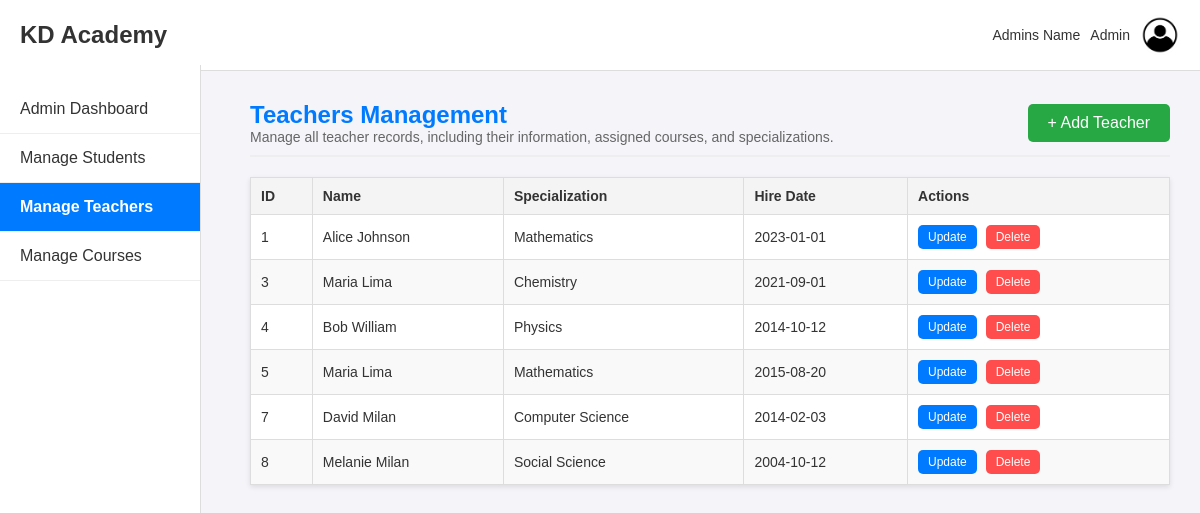
/admin/teachers, run on an earlier commit of the app's database.
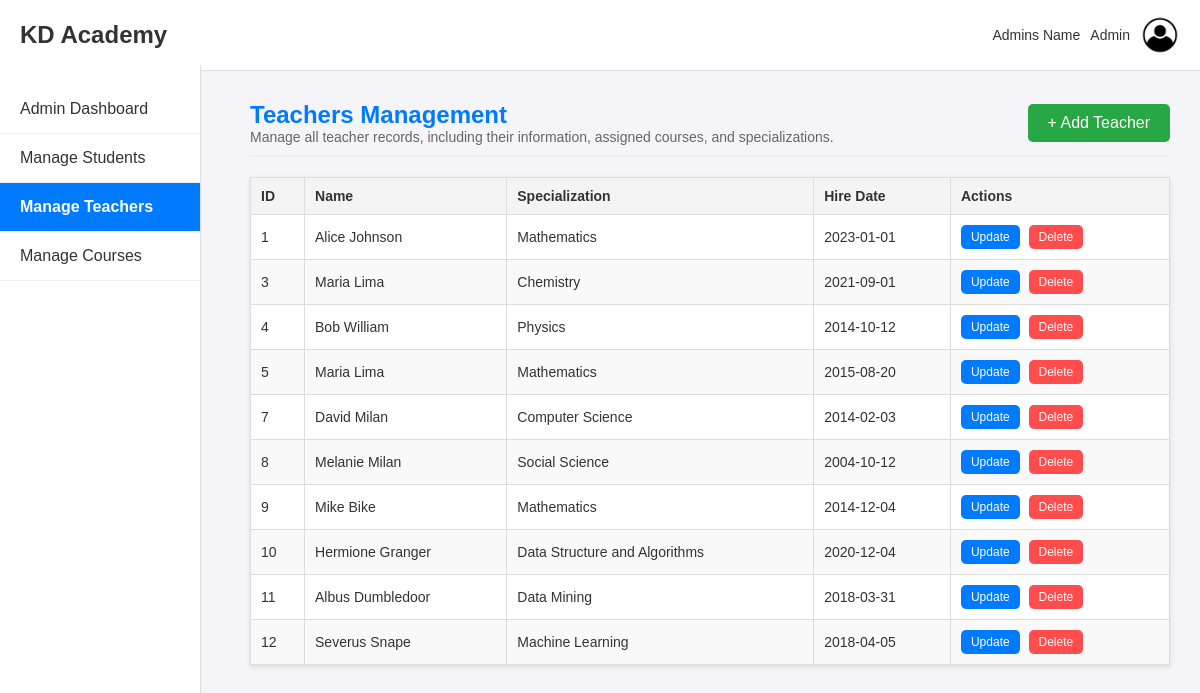
And on a later commit of the database.
### app/models.py (models this page shows, shortened)
class Teacher(db.Model):
    __tablename__ = 'teachers'
    teacher_id = db.Column(db.Integer, primary_key=True)
    user_id = db.Column(db.Integer, db.ForeignKey('users.user_id'), nullable=False)
    specialization = db.Column(db.String(100), nullable=False)
    hire_date = db.Column(db.Date, nullable=False)

class User(db.Model, UserMixin):
    __tablename__ = 'users'
    user_id = db.Column(db.Integer, primary_key=True, autoincrement=True)
    first_name = db.Column(db.String(50), nullable=False)
    last_name = db.Column(db.String(50), nullable=False)
    username = db.Column(db.String(50), unique=True, nullable=False)
    email = db.Column(db.String(100), unique=True, nullable=False)
    password = db.Column(db.String(200), nullable=False)
    role = db.Column(db.String(10), nullable=False)  # student, teacher, admin
    teacher_relationship = db.relationship('Teacher', backref='teacher_user', uselist=False)
    student_relationship = db.relationship('Student', backref='student_user', uselist=False)

### app/routes/admin_routes.py (the view)
@admin_routes.route('/teachers')
def teachers_management():
    teachers = db.session.query(Teacher, User).join(User, Teacher.user_id == User.user_id).all()
    return render_template('admin/teachers_man.html', teachers=teachers)

### app/templates/admin/teachers_man.html (shortened to what this page needs)
<!DOCTYPE html>
<html lang="en">
<head>
    <link rel="stylesheet" href="{{ url_for('static', filename='css/shared.css') }}">
    <link rel="stylesheet" href="{{ url_for('static', filename='css/teacher_man.css') }}">
</head>
<body>
    <header class="top-nav">
        <div class="logo">KD Academy</div>
        <div class="user-info">
            <span>Admins Name</span>
            <span>Admin</span>
            <img src="{{ url_for('static', filename='images/user-icon.png') }}" alt="Admin Icon">
        </div>
    </header>
    <nav class="side-nav">
        <ul>
            <li><a href ="{{url_for('admin_routes.admin_dashboard') }}"> Admin Dashboard </a></li>
            <li><a href="{{ url_for('admin_routes.students_management') }}">Manage Students</a></li>
            <li><a href="{{ url_for('admin_routes.teachers_management')}}" class="active">Manage Teachers</a></li>
            <li><a href="{{ url_for('admin_routes.courses_management') }}">Manage Courses</a></li>
        </ul>
    </nav>
    <div class="main-content">
        <div class="header-section">
            <div class="title-section">
                <h2>Teachers Management</h2>
                <p>Manage all teacher records, including their information, assigned courses, and specializations.</p>
            </div>
            <button class="add-btn" onclick="openAddTeacherModal()">+ Add Teacher</button>
        </div>
        <div class="table-container">
            <table class="teachers-table">
                <thead>
                    <tr>
                        <th>ID</th>
                        <th>Name</th>
                        <th>Specialization</th>
                        <th>Hire Date</th>
                        <th>Actions</th>
                    </tr>
                </thead>
                <tbody>
                    {% for teacher in teachers %}
                    <tr>
                        <td>{{ teacher.Teacher.teacher_id }}</td>
                        <td>{{ teacher.User.first_name }} {{ teacher.User.last_name }}</td>
                        <td>{{ teacher.Teacher.specialization }}</td>
                        <td>{{ teacher.Teacher.hire_date }}</td>
                        <td>
                            <button class="action-btn update-btn" onclick="openUpdateTeacherModal({
                                teacher_id: {{ teacher.Teacher.teacher_id }},
                                first_name: '{{ teacher.User.first_name }}',
                                last_name: '{{ teacher.User.last_name }}',
                                username: '{{ teacher.User.username }}',
                                email: '{{ teacher.User.email }}',
                                password: '{{ teacher.User.password }}',
                                specialization: '{{ teacher.Teacher.specialization }}',
                                hire_date: '{{ teacher.Teacher.hire_date }}'
                            })">Update</button>
                            <button class="action-btn delete-btn" onclick="confirmDeleteTeacher({{ teacher.Teacher.teacher_id }})">Delete</button>
                        </td>
                    </tr>
                    {% endfor %}
                </tbody>
            </table>
        </div>
    </div>
</body>
</html>

### app/static/css/shared.css (style rules this page uses)
body, h1, h2, h3, p, a, div, header, table, th, td, ul, li, button { margin: 0; padding: 0; box-sizing: border-box; font-family: Arial, sans-serif; }
body { background-color: #f4f4f9; color: #333; font-size: 14px; }
.top-nav { display: flex; justify-content: space-between; align-items: center; padding: 15px 20px; background-color: #fff; color: #333; font-family: 'Futura', sans-serif; border-bottom: 1px solid #ddd; }
.top-nav .logo { font-size: 24px; font-weight: bold; }
.top-nav .user-info { display: flex; align-items: center; gap: 10px; }
.top-nav .user-info img { width: 40px; height: 40px; border-radius: 50%; background-color: #f8f9fa; }
.side-nav { position: fixed; top: 65px; left: 0; width: 200px; height: calc(100% - 65px); background-color: white; border-right: 1px solid #ddd; padding-top: 20px; }
.side-nav a { display: block; padding: 15px 20px; font-size: 16px; text-decoration: none; color: #333; border-bottom: 1px solid #eee; transition: background-color 0.3s ease, color 0.3s ease; }
.side-nav a.active { background-color: #007BFF; color: white; font-weight: bold; }
.main-content { margin-left: 220px; padding: 30px; }
.header-section { display: flex; justify-content: space-between; align-items: center; margin-bottom: 20px; border-bottom: 2px solid #eee; padding-bottom: 10px; }
.header-section h2 { font-size: 24px; color: #007BFF; }
.header-section p { font-size: 14px; color: #666; }
.add-btn { background-color: #28a745; color: white; border: none; padding: 10px 20px; border-radius: 5px; font-size: 16px; cursor: pointer; transition: background-color 0.3s ease; }

### app/static/css/teacher_man.css (style rules this page uses)
.teachers-table { width: 100%; border-collapse: collapse; background-color: #fff; box-shadow: 0px 2px 5px rgba(0, 0, 0, 0.1); margin-top: 20px; }
.teachers-table th, .teachers-table td { padding: 10px; text-align: left; border: 1px solid #ddd; }
.teachers-table th { background-color: #f4f4f4; font-weight: bold; }
.teachers-table tr:nth-child(even) { background-color: #f9f9f9; }
.action-btn { padding: 5px 10px; font-size: 12px; border: none; border-radius: 5px; cursor: pointer; margin-right: 5px; transition: background-color 0.3s ease; }
.action-btn.update-btn { background-color: #007BFF; color: #fff; }
.action-btn.delete-btn { background-color: #FF4D4D; color: #fff; }

What changed in the data, as far as the page shows it:
added Teacher: Teacher.teacher_id "9", User.first_name "Mike", User.last_name "Bike", Teacher.specialization "Mathematics", Teacher.hire_date "2014-12-04"
added Teacher: Teacher.teacher_id "10", User.first_name "Hermione", User.last_name "Granger", Teacher.specialization "Data Structure and Algorithms", Teacher.hire_date "2020-12-04"
added Teacher: Teacher.teacher_id "11", User.first_name "Albus", User.last_name "Dumbledoor", Teacher.specialization "Data Mining", Teacher.hire_date "2018-03-31"
added Teacher: Teacher.teacher_id "12", User.first_name "Severus", User.last_name "Snape", Teacher.specialization "Machine Learning", Teacher.hire_date "2018-04-05"
